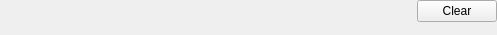
<?xml version="1.0" encoding="UTF-8"?>
<ui version="4.0">
 <class>ImportantMessagesWidget</class>
 <widget class="QWidget" name="ImportantMessagesWidget">
  <property name="geometry">
   <rect>
    <x>0</x>
    <y>0</y>
    <width>497</width>
    <height>35</height>
   </rect>
  </property>
  <layout class="QHBoxLayout" name="horizontalLayout" stretch="10,0">
   <property name="leftMargin">
    <number>0</number>
   </property>
   <property name="topMargin">
    <number>0</number>
   </property>
   <property name="rightMargin">
    <number>0</number>
   </property>
   <property name="bottomMargin">
    <number>0</number>
   </property>
   <item>
    <layout class="QVBoxLayout" name="messageLayout"/>
   </item>
   <item>
    <layout class="QVBoxLayout" name="verticalLayout_2">
     <item>
      <widget class="QPushButton" name="btnClear">
       <property name="sizePolicy">
        <sizepolicy hsizetype="Maximum" vsizetype="Fixed">
         <horstretch>0</horstretch>
         <verstretch>0</verstretch>
        </sizepolicy>
       </property>
       <property name="text">
        <string>Clear</string>
       </property>
      </widget>
     </item>
     <item>
      <spacer name="verticalSpacer">
       <property name="orientation">
        <enum>Qt::Vertical</enum>
       </property>
       <property name="sizeHint" stdset="0">
        <size>
         <width>20</width>
         <height>0</height>
        </size>
       </property>
      </spacer>
     </item>
    </layout>
   </item>
  </layout>
 </widget>
 <resources>
  <include location="../../../../media/resources.qrc"/>
 </resources>
 <connections>
  <connection>
   <sender>btnClear</sender>
   <signal>clicked()</signal>
   <receiver>ImportantMessagesWidget</receiver>
   <slot>clear()</slot>
   <hints>
    <hint type="sourcelabel">
     <x>442</x>
     <y>18</y>
    </hint>
    <hint type="destinationlabel">
     <x>442</x>
     <y>35</y>
    </hint>
   </hints>
  </connection>
 </connections>
 <slots>
  <slot>clear()</slot>
 </slots>
</ui>
